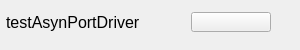
<?xml version="1.0" ?>
<ui version="4.0">
  <class>Dialog</class>
  <widget class="PyDMFrame" name="screen">
    <property name="geometry">
      <rect>
        <x>1217</x>
        <y>235</y>
        <width>300</width>
        <height>50</height>
      </rect>
    </property>
    <property name="minimumSize">
      <size>
        <width>300</width>
        <height>50</height>
      </size>
    </property>
    <property name="styleSheet">
      <string notr="true">PyDMFrame#screen {
  color: rgb(0, 0, 0);
  background-color: rgb(187, 187, 187);
  }</string>
    </property>
    <property name="windowTitle">
      <string>testAsynPortDriverTop</string>
    </property>
    <layout class="QGridLayout" name="gridLayout" columnstretch="6,180,5,80,29" rowstretch="12,20,18">
      <property name="leftMargin">
        <number>0</number>
      </property>
      <property name="topMargin">
        <number>0</number>
      </property>
      <property name="rightMargin">
        <number>0</number>
      </property>
      <property name="bottomMargin">
        <number>0</number>
      </property>
      <property name="horizontalSpacing">
        <number>0</number>
      </property>
      <property name="verticalSpacing">
        <number>0</number>
      </property>
      <item row="1" column="3">
        <widget class="PyDMRelatedDisplayButton" name="related_display">
          <property name="geometry">
            <rect>
              <x>191</x>
              <y>12</y>
              <width>80</width>
              <height>20</height>
            </rect>
          </property>
          <property name="sizePolicy">
            <sizepolicy hsizetype="Ignored" vsizetype="Ignored">
              <horstretch>0</horstretch>
              <verstretch>0</verstretch>
            </sizepolicy>
          </property>
          <property name="showIcon" stdset="0">
            <bool>true</bool>
          </property>
          <property name="font">
            <font>
              <pointsize>12</pointsize>
            </font>
          </property>
          <property name="styleSheet">
            <string notr="true">PyDMRelatedDisplayButton#related_display {
  color: rgb(0, 0, 0);
  background-color: rgb(187, 187, 187);
  }</string>
          </property>
          <property name="titles" stdset="0">
            <stringlist>
              <string>testAsynPortDriver</string>
              <string>asyn record</string>
            </stringlist>
          </property>
          <property name="filenames" stdset="0">
            <stringlist>
              <string>testAsynPortDriver.ui</string>
              <string>asynRecord.ui</string>
            </stringlist>
          </property>
          <property name="macros" stdset="0">
            <stringlist>
              <string>P=testAPD:, R=scope1:</string>
              <string>P=testAPD:, R=asyn1</string>
            </stringlist>
          </property>
          <property name="openInNewWindow" stdset="0">
            <bool>true</bool>
          </property>
        </widget>
      </item>
      <item row="1" column="1">
        <widget class="QLabel" name="text">
          <property name="geometry">
            <rect>
              <x>6</x>
              <y>12</y>
              <width>180</width>
              <height>20</height>
            </rect>
          </property>
          <property name="sizePolicy">
            <sizepolicy hsizetype="Ignored" vsizetype="Ignored">
              <horstretch>0</horstretch>
              <verstretch>0</verstretch>
            </sizepolicy>
          </property>
          <property name="text">
            <string>testAsynPortDriver</string>
          </property>
          <property name="font">
            <font>
              <pointsize>12</pointsize>
            </font>
          </property>
          <property name="brush" stdset="0">
            <brush brushstyle="SolidPattern">
              <color alpha="255">
                <red>0</red>
                <green>0</green>
                <blue>0</blue>
              </color>
            </brush>
          </property>
          <property name="toolTip">
            <string>text</string>
          </property>
          <property name="alignment">
            <set>Qt::AlignLeading|Qt::AlignLeft|Qt::AlignVCenter</set>
          </property>
          <property name="styleSheet">
            <string notr="true">QLabel#text {
  color: rgb(0, 0, 0);
  }</string>
          </property>
        </widget>
      </item>
    </layout>
    <zorder>related_display</zorder>
    <zorder>text</zorder>
  </widget>
  <customwidgets>
    <customwidget>
      <class>PyDMRelatedDisplayButton</class>
      <extends>QPushButton</extends>
      <header>pydm.widgets.related_display_button</header>
    </customwidget>
    <customwidget>
      <class>PyDMLabel</class>
      <extends>QLabel</extends>
      <header>pydm.widgets.label</header>
    </customwidget>
    <customwidget>
      <class>PyDMFrame</class>
      <extends>QFrame</extends>
      <header>pydm.widgets.frame</header>
    </customwidget>
  </customwidgets>
</ui>
